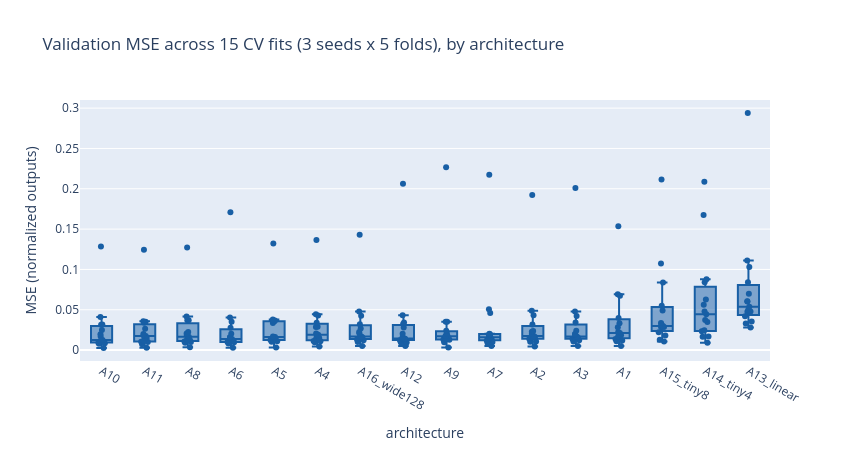

Here is the notebook cell this chart was saved with:
### Markdown cell above
## 6. Performance by architecture

### Code cell
fig = go.Figure()
order_ids = summary["architecture"].to_list()
for aid in order_ids:
    vals = cv_results.filter(pl.col("architecture") == aid)["mse"].to_numpy()
    fig.add_trace(go.Box(y=vals, name=aid, marker_color="#185FA5", boxpoints="all",
                          jitter=0.4, pointpos=0, showlegend=False))
fig.update_layout(title="Validation MSE across 15 CV fits (3 seeds x 5 folds), by architecture",
                   yaxis_title="MSE (normalized outputs)", xaxis_title="architecture",
                   width=850, height=450)
fig.show()

### Figure 1 — Plotly figure (JSON) as saved in the notebook; plotly's stock layout.template omitted (floating-point values rounded to 4 significant figures)
{"data": [{"boxpoints": "all", "jitter": 0.4, "marker": {"color": "#185FA5"}, "name": "A10", "pointpos": 0, "showlegend": false, "type": "box", "y": [0.007712, 0.04095, 0.0107, 0.01694, 0.0123, 0.01953, 0.002658, 0.02476, 0.009066, 0.1285, 0.01071, 0.01254, 0.0084, 0.03188, 0.03141]}, {"boxpoints": "all", "jitter": 0.4, "marker": {"color": "#185FA5"}, "name": "A11", "pointpos": 0, "showlegend": false, "type": "box", "y": [0.007328, 0.03501, 0.02003, 0.01749, 0.01011, 0.01507, 0.002859, 0.01855, 0.02645, 0.1244, 0.01124, 0.01513, 0.01046, 0.03579, 0.03376]}, {"boxpoints": "all", "jitter": 0.4, "marker": {"color": "#185FA5"}, "name": "A8", "pointpos": 0, "showlegend": false, "type": "box", "y": [0.009943, 0.03687, 0.01221, 0.01842, 0.01245, 0.02065, 0.003443, 0.009171, 0.02253, 0.1273, 0.01338, 0.0165, 0.01077, 0.04162, 0.03698]}, {"boxpoints": "all", "jitter": 0.4, "marker": {"color": "#185FA5"}, "name": "A6", "pointpos": 0, "showlegend": false, "type": "box", "y": [0.008072, 0.04044, 0.01001, 0.01598, 0.009791, 0.02036, 0.002965, 0.01554, 0.02772, 0.171, 0.01176, 0.01349, 0.01006, 0.01386, 0.03521]}, {"boxpoints": "all", "jitter": 0.4, "marker": {"color": "#185FA5"}, "name": "A5", "pointpos": 0, "showlegend": false, "type": "box", "y": [0.01276, 0.03788, 0.01312, 0.01632, 0.01242, 0.0168, 0.003204, 0.03584, 0.0337, 0.1321, 0.01083, 0.01591, 0.01044, 0.03591, 0.03675]}, {"boxpoints": "all", "jitter": 0.4, "marker": {"color": "#185FA5"}, "name": "A4", "pointpos": 0, "showlegend": false, "type": "box", "y": [0.01473, 0.04285, 0.03394, 0.01889, 0.02067, 0.01795, 0.00438, 0.01097, 0.0287, 0.1365, 0.01137, 0.01511, 0.009652, 0.02884, 0.04455]}, {"boxpoints": "all", "jitter": 0.4, "marker": {"color": "#185FA5"}, "name": "A16_wide128", "pointpos": 0, "showlegend": false, "type": "box", "y": [0.01623, 0.04246, 0.01588, 0.01691, 0.01319, 0.02089, 0.004954, 0.02245, 0.03216, 0.1429, 0.01213, 0.01489, 0.009997, 0.02689, 0.0479]}, {"boxpoints": "all", "jitter": 0.4, "marker": {"color": "#185FA5"}, "name": "A12", "pointpos": 0, "showlegend": false, "type": "box", "y": [0.009462, 0.03408, 0.02025, 0.01449, 0.01334, 0.01599, 0.005207, 0.02786, 0.03225, 0.2061, 0.01398, 0.01214, 0.00952, 0.01396, 0.04326]}, {"boxpoints": "all", "jitter": 0.4, "marker": {"color": "#185FA5"}, "name": "A9", "pointpos": 0, "showlegend": false, "type": "box", "y": [0.01309, 0.03525, 0.01392, 0.02402, 0.01418, 0.0175, 0.003294, 0.02079, 0.01748, 0.2267, 0.01346, 0.01287, 0.009684, 0.01705, 0.03527]}, {"boxpoints": "all", "jitter": 0.4, "marker": {"color": "#185FA5"}, "name": "A7", "pointpos": 0, "showlegend": false, "type": "box", "y": [0.01472, 0.04593, 0.01821, 0.02026, 0.01296, 0.01949, 0.005062, 0.009116, 0.01357, 0.2175, 0.01176, 0.01587, 0.00999, 0.01916, 0.05072]}, {"boxpoints": "all", "jitter": 0.4, "marker": {"color": "#185FA5"}, "name": "A2", "pointpos": 0, "showlegend": false, "type": "box", "y": [0.01622, 0.04308, 0.02356, 0.01737, 0.01592, 0.02001, 0.004586, 0.01059, 0.02289, 0.1923, 0.01362, 0.01629, 0.01044, 0.03184, 0.0489]}, {"boxpoints": "all", "jitter": 0.4, "marker": {"color": "#185FA5"}, "name": "A3", "pointpos": 0, "showlegend": false, "type": "box", "y": [0.01683, 0.04212, 0.01529, 0.01688, 0.01386, 0.01989, 0.004952, 0.01943, 0.02384, 0.2011, 0.01205, 0.01497, 0.01059, 0.0343, 0.04786]}, {"boxpoints": "all", "jitter": 0.4, "marker": {"color": "#185FA5"}, "name": "A1", "pointpos": 0, "showlegend": false, "type": "box", "y": [0.01921, 0.06736, 0.01683, 0.01835, 0.02839, 0.02122, 0.00493, 0.01386, 0.03977, 0.1534, 0.01205, 0.0224, 0.01099, 0.03314, 0.06914]}, {"boxpoints": "all", "jitter": 0.4, "marker": {"color": "#185FA5"}, "name": "A15_tiny8", "pointpos": 0, "showlegend": false, "type": "box", "y": [0.05496, 0.08367, 0.03216, 0.02928, 0.03363, 0.02818, 0.01291, 0.04906, 0.02976, 0.2114, 0.02226, 0.01818, 0.01058, 0.02853, 0.1075]}, {"boxpoints": "all", "jitter": 0.4, "marker": {"color": "#185FA5"}, "name": "A14_tiny4", "pointpos": 0, "showlegend": false, "type": "box", "y": [0.06278, 0.08784, 0.00908, 0.0477, 0.05632, 0.02472, 0.017, 0.02335, 0.03475, 0.2088, 0.03741, 0.08397, 0.01659, 0.0443, 0.1676]}, {"boxpoints": "all", "jitter": 0.4, "marker": {"color": "#185FA5"}, "name": "A13_linear", "pointpos": 0, "showlegend": false, "type": "box", "y": [0.02809, 0.08426, 0.03551, 0.1111, 0.06996, 0.05375, 0.04198, 0.03286, 0.04789, 0.2939, 0.06026, 0.06056, 0.0501, 0.04757, 0.1031]}], "layout": {"height": 450, "title": {"text": "Validation MSE across 15 CV fits (3 seeds x 5 folds), by architecture"}, "width": 850, "xaxis": {"title": {"text": "architecture"}}, "yaxis": {"title": {"text": "MSE (normalized outputs)"}}}}
